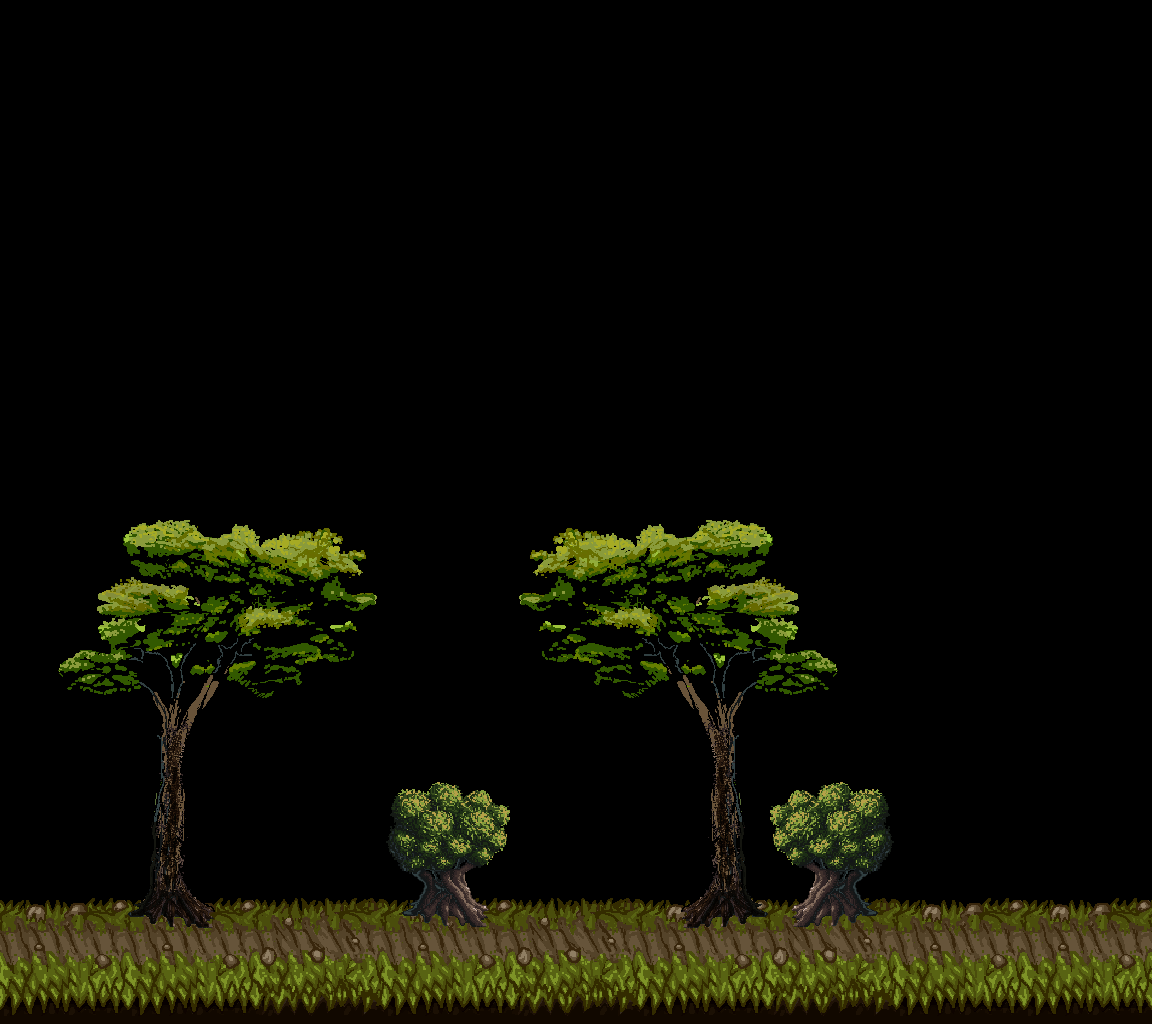

A level layout from a 2D game, rendered from its tile map. Below: a short description, then the map file with tile-grid data replaced by summaries:
An orthogonal 9x8 tile map with 128x128 px tiles, 2 tile layers (CollisionTop, Background).

<map version="1.0" orientation="orthogonal" width="9" height="8" tilewidth="128" tileheight="128">
 <tileset firstgid="1" name="tiles_aubrey" tilewidth="128" tileheight="128">
  <image source="tiles_aubrey.png" width="2048" height="2048" />
 </tileset>
 <layer name="CollisionTop" width="9" height="8">
  <data>[72 cells, 9 non-empty, 2 distinct tile ids]</data>
 </layer>
 <layer name="Background" width="9" height="8">
  <data>[72 cells, 26 non-empty, 14 distinct tile ids]</data>
 </layer>
</map>
